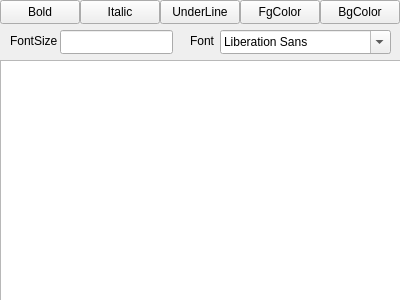
<?xml version="1.0" encoding="UTF-8"?>
<ui version="4.0">
 <class>Widget</class>
 <widget class="QWidget" name="Widget">
  <property name="geometry">
   <rect>
    <x>0</x>
    <y>0</y>
    <width>400</width>
    <height>300</height>
   </rect>
  </property>
  <property name="windowTitle">
   <string>Widget</string>
  </property>
  <widget class="QPushButton" name="pushButtonBold">
   <property name="geometry">
    <rect>
     <x>0</x>
     <y>0</y>
     <width>80</width>
     <height>24</height>
    </rect>
   </property>
   <property name="text">
    <string>Bold</string>
   </property>
  </widget>
  <widget class="QPushButton" name="pushButtonItalic">
   <property name="geometry">
    <rect>
     <x>80</x>
     <y>0</y>
     <width>80</width>
     <height>24</height>
    </rect>
   </property>
   <property name="text">
    <string>Italic</string>
   </property>
  </widget>
  <widget class="QPushButton" name="pushButtonUnderline">
   <property name="geometry">
    <rect>
     <x>160</x>
     <y>0</y>
     <width>80</width>
     <height>24</height>
    </rect>
   </property>
   <property name="text">
    <string>UnderLine</string>
   </property>
  </widget>
  <widget class="QPushButton" name="pushButtonFgcolor">
   <property name="geometry">
    <rect>
     <x>240</x>
     <y>0</y>
     <width>80</width>
     <height>24</height>
    </rect>
   </property>
   <property name="text">
    <string>FgColor</string>
   </property>
  </widget>
  <widget class="QPushButton" name="pushButtonbgcolor">
   <property name="geometry">
    <rect>
     <x>320</x>
     <y>0</y>
     <width>80</width>
     <height>24</height>
    </rect>
   </property>
   <property name="text">
    <string>BgColor</string>
   </property>
  </widget>
  <widget class="QTextEdit" name="textEdit">
   <property name="geometry">
    <rect>
     <x>0</x>
     <y>60</y>
     <width>401</width>
     <height>241</height>
    </rect>
   </property>
  </widget>
  <widget class="QLabel" name="label">
   <property name="geometry">
    <rect>
     <x>10</x>
     <y>30</y>
     <width>50</width>
     <height>21</height>
    </rect>
   </property>
   <property name="text">
    <string>FontSize</string>
   </property>
  </widget>
  <widget class="QLabel" name="label_2">
   <property name="geometry">
    <rect>
     <x>190</x>
     <y>30</y>
     <width>31</width>
     <height>21</height>
    </rect>
   </property>
   <property name="text">
    <string>Font</string>
   </property>
  </widget>
  <widget class="QFontComboBox" name="fontComboBox">
   <property name="geometry">
    <rect>
     <x>220</x>
     <y>30</y>
     <width>171</width>
     <height>24</height>
    </rect>
   </property>
  </widget>
  <widget class="QLineEdit" name="lineEdit">
   <property name="geometry">
    <rect>
     <x>60</x>
     <y>30</y>
     <width>113</width>
     <height>24</height>
    </rect>
   </property>
  </widget>
 </widget>
 <layoutdefault spacing="6" margin="11"/>
 <resources/>
 <connections/>
</ui>
